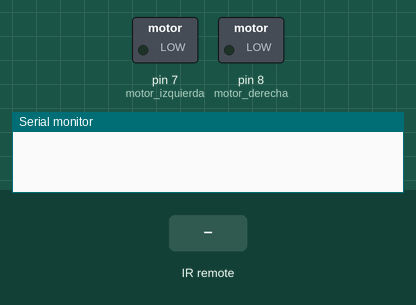
The sketch below on a simulated Arduino Uno, built with avr-gcc and run on an emulated ATmega328P. Shown: switched loads named in the sketch (green lamp = pin HIGH), the last lines printed to the serial monitor. Inputs (shaded band) come from the test bench.

Above: at 1.2 s.
1.3 s: infrared code 0x41048B7 received
At 1.7 s:
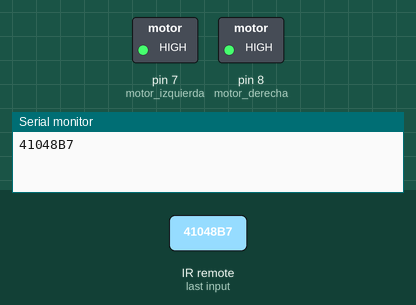
2.9 s: infrared code 0x41028D7 received
At 4.2 s:
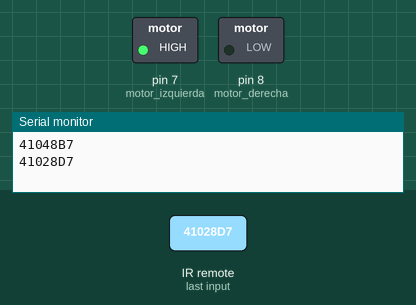
4.5 s: infrared code 0x4106897 received
At 5.5 s:
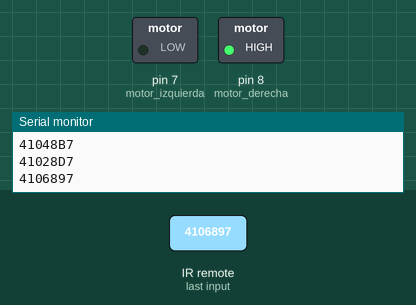
Timing chart, 0 to 7.5 s (numbered marks = the images above; inputs shaded):
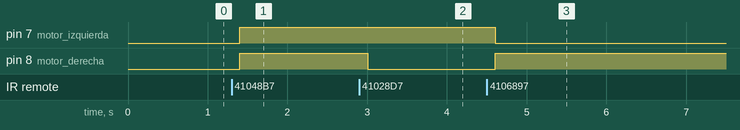

Measured:
- after the input at 1.3 s, pin 7 (motor_izquierda), pin 8 (motor_derecha): LOW → HIGH after 0.10 s
- after the input at 2.9 s, pin 8 (motor_derecha): HIGH → LOW after 0.11 s
- after the input at 4.5 s, pin 7 (motor_izquierda): HIGH → LOW after 0.11 s; pin 8 (motor_derecha): LOW → HIGH after 0.11 s

The sketch:

CARRO_RC_CON_RECEPTOR_INFRARROJO.ino
```cpp
#include <IRremote.h>
int SENSOR = 11;
IRrecv irrecv(SENSOR);
decode_results results;

int motor_izquierda = 7;
int motor_derecha = 8;

void setup()
{
   Serial.begin(9600);
  irrecv.enableIRIn();
  pinMode(motor_izquierda, OUTPUT);
  pinMode(motor_derecha, OUTPUT);
}

void loop ()
{
  if(irrecv.decode(&results)){
    Serial.println(results.value, HEX);
    irrecv.resume();}
    delay(100);

    if(results.value == 0x41048B7){ //////////para avanzar
      digitalWrite(motor_izquierda, HIGH);
      digitalWrite(motor_derecha, HIGH);
    }

    if(results.value == 0x410A857){ //////////para detenerse
      digitalWrite(motor_izquierda, LOW);
      digitalWrite(motor_derecha, LOW);
    }

     if(results.value == 0x41028D7){ //////////para girar a la DERECHA
      digitalWrite(motor_izquierda, HIGH);
      digitalWrite(motor_derecha, LOW);
    }

     if(results.value == 0x4106897){ //////////para girar a la izquierda
     digitalWrite(motor_izquierda, LOW);
      digitalWrite(motor_derecha, HIGH);
}
}
```
